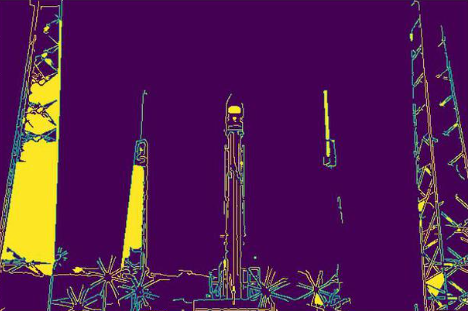
#> input picture exp10.png, 468 x 311 px
$ python exp10_cv.py
#> lines starting #> are read from the running program, lines starting #| are printed output that depends on the picture
import cv2
import numpy as np

IMAGE_PATH = "exp10.png"

THRESHOLD = 10

seed_selected = False
seed_point = None
original_img = None

def on_mouse(event, x, y, flags, param):
    global seed_selected, seed_point
    if event == cv2.EVENT_LBUTTONDOWN:
        seed_point = (x, y)
        seed_selected = True
        print("Seed selected at:", seed_point)

def region_growing(img, seed, threshold):
    height, width = img.shape[:2]

    segmented = np.zeros((height, width), np.uint8)
    visited = np.zeros_like(segmented)

    seed_value = img[seed[1], seed[0]]
    stack = [seed]

    while stack:
        x, y = stack.pop()

        if visited[y, x] == 1:
            continue
        visited[y, x] = 1

        if abs(int(img[y, x]) - int(seed_value)) < threshold:
            segmented[y, x] = 255

            # 4-connected neighbors
            neighbors = [(x+1,y), (x-1,y), (x,y+1), (x,y-1)]
            for nx, ny in neighbors:
                if 0 <= nx < width and 0 <= ny < height:
                    stack.append((nx, ny))

    return segmented

if __name__ == "__main__":
    img = cv2.imread(IMAGE_PATH, 0)  # Directly load grayscale image
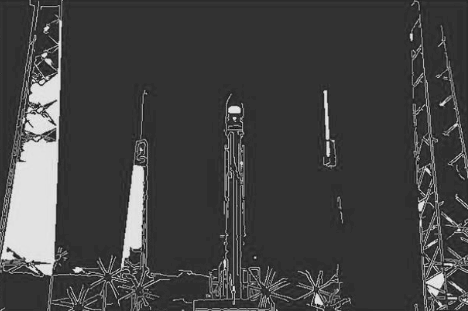
#> img: shape (311, 468); min 0, max 240, mean 66

    if img is None:
        print("Image not found! Check the path or filename.")
        exit()

    original_img = img.copy()

    cv2.imshow("Input Image", img)
    cv2.setMouseCallback("Input Image", on_mouse)

    print("Click on the image to select a seed point... Press ESC to exit.")

    while True:
        cv2.imshow("Input Image", original_img)

        if seed_selected:
            segmented = region_growing(img, seed_point, THRESHOLD)
            cv2.imshow("Segmented Output", segmented)

        if cv2.waitKey(1) & 0xFF == 27:  # ESC key
#> (key Esc is pressed here)
            break

    cv2.destroyAllWindows()

$ run again, with exp4 image.jpg saved as exp10.png
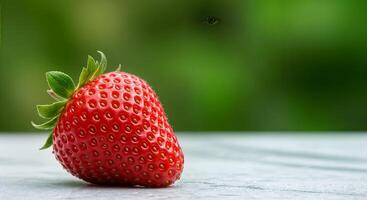
#> input picture exp4 image.jpg, 367 x 200 px
#> `img = cv2.imread(IMAGE_PATH, 0)`:
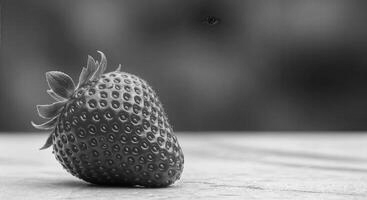
#> img: shape (200, 367); min 5, max 246, mean 109.6
